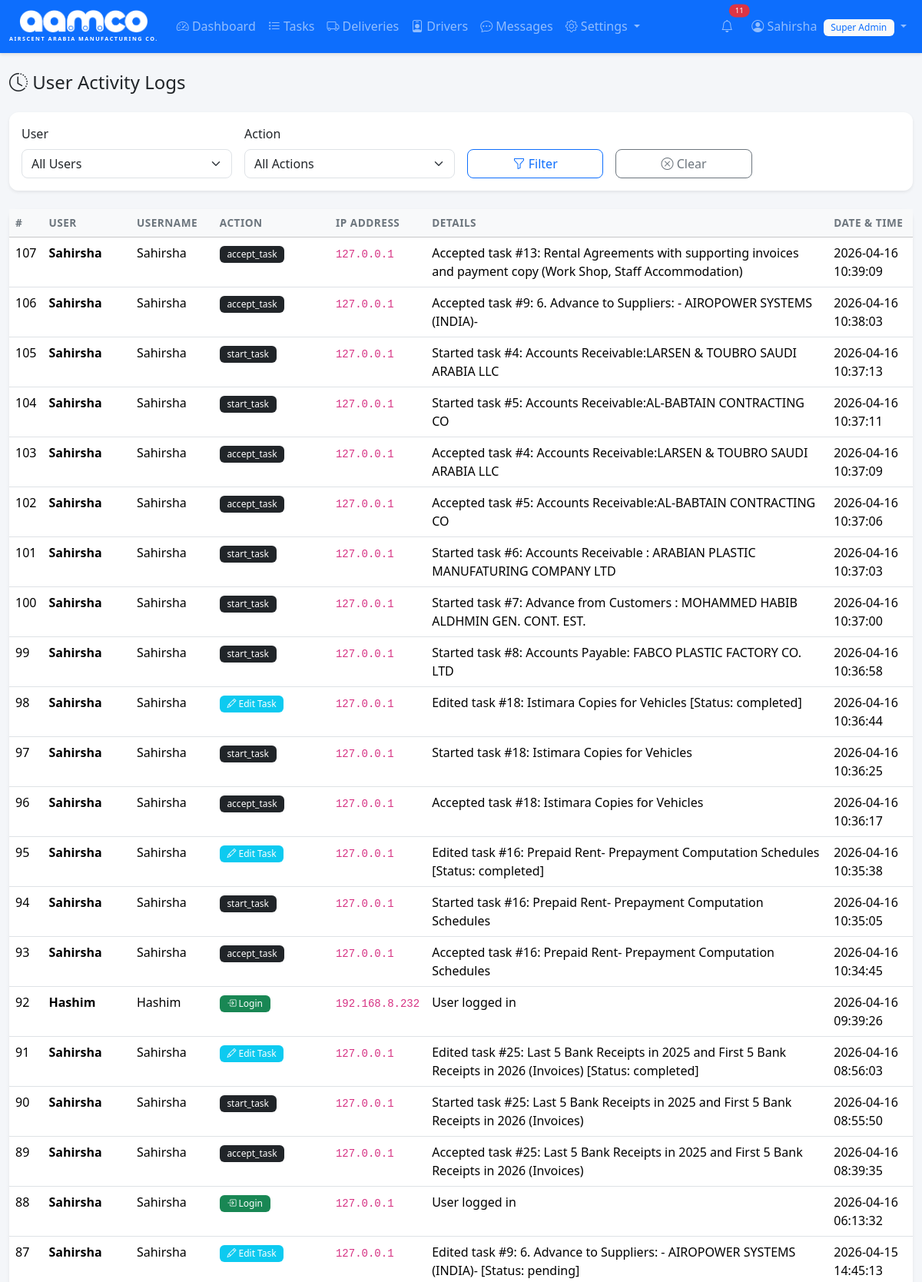
Screenshot of /logs (signed in, upper part) with the database file from the repository.
### tables this page shows
CREATE TABLE users (
            id INTEGER PRIMARY KEY AUTOINCREMENT,
            username TEXT UNIQUE NOT NULL,
            password_hash TEXT NOT NULL,
            full_name TEXT NOT NULL,
            email TEXT,
            phone TEXT,
            pin_hash TEXT,
            profile_pic TEXT,
            role TEXT NOT NULL DEFAULT 'user',
            is_active INTEGER NOT NULL DEFAULT 1,
            created_at TIMESTAMP DEFAULT CURRENT_TIMESTAMP
        );

CREATE TABLE activity_logs (
            id INTEGER PRIMARY KEY AUTOINCREMENT,
            user_id INTEGER NOT NULL,
            action TEXT NOT NULL,
            ip_address TEXT,
            details TEXT,
            created_at TIMESTAMP DEFAULT CURRENT_TIMESTAMP,
            FOREIGN KEY (user_id) REFERENCES users(id)
        );

### app.py (the view)
@app.route('/logs')
@admin_required
def activity_logs():
    db = get_db()
    user_filter = request.args.get('user', '')
    action_filter = request.args.get('action', '')
    query = '''
        SELECT l.*, u.full_name, u.username
        FROM activity_logs l
        LEFT JOIN users u ON l.user_id = u.id
        WHERE 1=1
    '''
    params = []
    if user_filter:
        query += ' AND l.user_id = ?'
        params.append(int(user_filter))
    if action_filter:
        query += ' AND l.action = ?'
        params.append(action_filter)
    query += ' ORDER BY l.created_at DESC LIMIT 500'
    logs = db.execute(query, params).fetchall()
    users = db.execute("SELECT id, full_name FROM users ORDER BY full_name").fetchall()
    db.close()
    return render_template('logs.html', logs=logs, users=users,
                           user_filter=user_filter, action_filter=action_filter)

### app.py (called while the page is built)
@login_manager.user_loader
def load_user(user_id):
    db = get_db()
    row = db.execute('SELECT * FROM users WHERE id = ?', (user_id,)).fetchone()
    db.close()
    if row:
        return User(**dict(row))
    return None

def admin_required(f):
    @wraps(f)
    @login_required
    def decorated(*args, **kwargs):
        if not current_user.is_admin():
            flash('Access denied. Admin privileges required.', 'danger')
            return redirect(url_for('dashboard'))
        return f(*args, **kwargs)
    return decorated

@app.context_processor
def inject_notification_count():
    if current_user.is_authenticated:
        db = get_db()
        count = db.execute('SELECT COUNT(*) FROM notifications WHERE user_id = ? AND is_read = 0',
                          (current_user.id,)).fetchone()[0]
        msg_count = db.execute('SELECT COUNT(*) FROM messages WHERE receiver_id = ? AND is_read = 0',
                              (current_user.id,)).fetchone()[0]
        db.close()
        return {'unread_notif_count': count, 'unread_msg_count': msg_count}
    return {'unread_notif_count': 0, 'unread_msg_count': 0}

@app.context_processor
def inject_settings():
    if current_user.is_authenticated:
        db = get_db()
        try:
            rows = db.execute('SELECT key, value FROM settings').fetchall()
            s = {r['key']: r['value'] for r in rows}
        except Exception:
            s = {}
        db.close()
        return {'app_settings': s, 'now': datetime.now}
    return {'app_settings': {}, 'now': datetime.now}

    @property
    def is_active(self):
        return bool(self._is_active)

    def is_admin(self):
        return self.role in ('super_admin', 'admin')

    def has_pin(self):
        return bool(self.pin_hash)

### database.py (called while the page is built)
def get_db():
    conn = sqlite3.connect(DB_PATH)
    conn.row_factory = sqlite3.Row
    conn.execute("PRAGMA foreign_keys = ON")
    return conn

### templates/logs.html (shortened to what this page needs)
{% extends "base.html" %}
{% block content %}
<div class="d-flex justify-content-between align-items-center mb-4">
    <h4 class="mb-0"><i class="bi bi-clock-history"></i> User Activity Logs</h4>
</div>
<div class="card shadow-sm border-0 mb-4">
    <div class="card-body">
        <form method="GET" class="row g-3 align-items-end">
            <div class="col-md-3">
                <label class="form-label">User</label>
                <select name="user" class="form-select">
                    <option value="">All Users</option>
                </select>
            </div>
            <div class="col-md-3">
                <label class="form-label">Action</label>
                <select name="action" class="form-select">
                    <option value="">All Actions</option>
                </select>
            </div>
            <div class="col-md-2">
                <button type="submit" class="btn btn-outline-primary w-100"><i class="bi bi-funnel"></i> Filter</button>
            </div>
            <div class="col-md-2">
                <a href="{{ url_for('activity_logs') }}" class="btn btn-outline-secondary w-100"><i class="bi bi-x-circle"></i> Clear</a>
            </div>
        </form>
    </div>
</div>
<div class="card shadow-sm border-0">
    <div class="card-body p-0">
        <div class="table-responsive">
            <table class="table table-hover mb-0">
                <thead class="table-light">
                    <tr>
                        <th>#</th>
                        <th>User</th>
                        <th>Username</th>
                        <th>Action</th>
                        <th>IP Address</th>
                        <th>Details</th>
                        <th>Date & Time</th>
                    </tr>
                </thead>
                <tbody>
                    {% for log in logs %}
                    <tr>
                        <td>{{ log.id }}</td>
                        <td><strong>{{ log.full_name or 'Unknown' }}</strong></td>
                        <td>{{ log.username or '-' }}</td>
                        <td>
                            {% if log.action == 'login' %}
                                <span class="badge bg-success"><i class="bi bi-box-arrow-in-right"></i> Login</span>
                            {% elif log.action == 'logout' %}
                                <span class="badge bg-secondary"><i class="bi bi-box-arrow-right"></i> Logout</span>
                            {% elif log.action == 'add_task' %}
                                <span class="badge bg-primary"><i class="bi bi-plus-circle"></i> Add Task</span>
                            {% elif log.action == 'edit_task' %}
                                <span class="badge bg-info"><i class="bi bi-pencil"></i> Edit Task</span>
                            {% elif log.action == 'delete_task' %}
                                <span class="badge bg-danger"><i class="bi bi-trash"></i> Delete Task</span>
                            {% elif log.action == 'add_delivery' %}
                                <span class="badge bg-primary"><i class="bi bi-plus-circle"></i> Add Delivery</span>
                            {% elif log.action == 'edit_delivery' %}
                                <span class="badge bg-info"><i class="bi bi-pencil"></i> Edit Delivery</span>
                            {% elif log.action == 'delete_delivery' %}
                                <span class="badge bg-danger"><i class="bi bi-trash"></i> Delete Delivery</span>
                            {% elif log.action == 'add_user' %}
                                <span class="badge bg-primary"><i class="bi bi-person-plus"></i> Add User</span>
                            {% elif log.action == 'edit_user' %}
                                <span class="badge bg-info"><i class="bi bi-person-gear"></i> Edit User</span>
                            {% elif log.action == 'toggle_user' %}
                                <span class="badge bg-warning text-dark"><i class="bi bi-person-check"></i> Toggle User</span>
                            {% else %}
                                <span class="badge bg-dark">{{ log.action }}</span>
                            {% endif %}
                        </td>
                        <td><code>{{ log.ip_address or '-' }}</code></td>
                        <td>{{ log.details or '-' }}</td>
                        <td>{{ log.created_at or '-' }}</td>
                    </tr>
                    {% else %}
                    <tr><td colspan="7" class="text-center text-muted py-4">No activity logs found</td></tr>
                    {% endfor %}
                </tbody>
            </table>
        </div>
    </div>
</div>
{% endblock %}

### templates/base.html (shortened to what this page needs)
<!DOCTYPE html>
<html lang="en" data-bs-theme="light">
<head>
    <link href="https://cdn.jsdelivr.net/npm/bootstrap@5.3.2/dist/css/bootstrap.min.css" rel="stylesheet">
    <link href="https://cdn.jsdelivr.net/npm/bootstrap-icons@1.11.1/font/bootstrap-icons.css" rel="stylesheet">
    <link href="{{ url_for('static', filename='style.css') }}" rel="stylesheet">
</head>
<body>
    {% if current_user.is_authenticated %}
    <nav class="navbar navbar-expand-lg navbar-dark bg-primary">
        <div class="container-fluid">
            <a class="navbar-brand fw-bold" href="{{ url_for('dashboard') }}">
                <div class="d-flex flex-column align-items-center">
                    <img src="{{ url_for('static', filename='logo.png') }}" alt="AAMCO" height="30" style="filter: brightness(0) invert(1);">
                    <span class="text-white d-none d-md-block" style="font-size: 0.45rem; letter-spacing: 1.5px; margin-top: 2px;">AIRSCENT ARABIA MANUFACTURING CO.</span>
                </div>
            </a>
            <div class="collapse navbar-collapse" id="navBar">
                <ul class="navbar-nav me-auto">
                    <li class="nav-item">
                        <a class="nav-link" href="{{ url_for('dashboard') }}"><i class="bi bi-speedometer2"></i> Dashboard</a>
                    </li>
                    <li class="nav-item">
                        <a class="nav-link" href="{{ url_for('tasks') }}"><i class="bi bi-list-task"></i> Tasks</a>
                    </li>
                    <li class="nav-item">
                        <a class="nav-link" href="{{ url_for('deliveries') }}"><i class="bi bi-truck"></i> Deliveries</a>
                    </li>
                    <li class="nav-item">
                        <a class="nav-link" href="{{ url_for('delivery_persons') }}"><i class="bi bi-person-badge"></i> Drivers</a>
                    </li>
                    <li class="nav-item">
                        <a class="nav-link position-relative" href="{{ url_for('messages_inbox') }}">
                            <i class="bi bi-chat-dots"></i> Messages
                        </a>
                    </li>
                    {% if current_user.is_admin() %}
                    <li class="nav-item dropdown">
                        <a class="nav-link dropdown-toggle" href="#" role="button" data-bs-toggle="dropdown">
                            <i class="bi bi-gear"></i> Settings
                        </a>
                    </li>
                    {% endif %}
                </ul>
                <ul class="navbar-nav">
                    <li class="nav-item me-2">
                        <a class="nav-link position-relative" href="{{ url_for('notifications') }}" title="Notifications" id="notifBellLink">
                            <i class="bi bi-bell"></i>
                            {% if unread_notif_count > 0 %}
                            <span class="position-absolute top-0 start-100 translate-middle badge rounded-pill bg-danger" style="font-size: 0.6rem;" id="notifBadge">
                                {{ unread_notif_count }}
                            </span>
                            {% else %}
                            <span class="position-absolute top-0 start-100 translate-middle badge rounded-pill bg-danger d-none" style="font-size: 0.6rem;" id="notifBadge">
                                0
                            </span>
                            {% endif %}
                        </a>
                    </li>
                    <li class="nav-item dropdown">
                        <a class="nav-link dropdown-toggle" href="#" role="button" data-bs-toggle="dropdown">
                            {% if current_user.profile_pic %}
                            <img src="{{ url_for('static', filename='uploads/' + current_user.profile_pic) }}" alt="" class="rounded-circle me-1" style="width:24px;height:24px;object-fit:cover;">
                            {% else %}
                            <i class="bi bi-person-circle"></i>
                            {% endif %}
                            {{ current_user.full_name }}
                            <span class="badge bg-light text-primary ms-1">{{ current_user.role | replace('_', ' ') | title }}</span>
                        </a>
                    </li>
                </ul>
            </div>
        </div>
    </nav>
    {% endif %}
    <div class="container-fluid py-4">
        {% block content %}{% endblock %}
    </div>
</body>
</html>

### static/style.css (style rules this page uses)
body { background-color: #f4f6f9; font-family: 'Segoe UI', system-ui, -apple-system, sans-serif; }
.navbar { box-shadow: 0 2px 4px rgba(0,0,0,0.1); }
.navbar-brand { font-size: 1.4rem; }
.card { border-radius: 12px; }
.table th { font-weight: 600; font-size: 0.85rem; text-transform: uppercase; letter-spacing: 0.5px; color: #6c757d; }
.badge { font-weight: 500; padding: 0.4em 0.8em; }
.btn { border-radius: 8px; }
.form-control, .form-select { border-radius: 8px; }

### rows the page displays
users: full_name "Sahirsha", role "Super Admin"
activity_logs: id "107", full_name "Sahirsha", username "Sahirsha", action "accept_task", ip_address "127.0.0.1", details "Accepted task #13: Rental Agreements with supporting invoices and payment copy (Work Shop, Staff Accommodation)", created_at "2026-04-16 10:39:09"
activity_logs: id "106", full_name "Sahirsha", username "Sahirsha", action "accept_task", ip_address "127.0.0.1", details "Accepted task #9: 6. Advance to Suppliers: - AIROPOWER SYSTEMS (INDIA)-", created_at "2026-04-16 10:38:03"
activity_logs: id "105", full_name "Sahirsha", username "Sahirsha", action "start_task", ip_address "127.0.0.1", details "Started task #4: Accounts Receivable:LARSEN & TOUBRO SAUDI ARABIA LLC", created_at "2026-04-16 10:37:13"
activity_logs: id "104", full_name "Sahirsha", username "Sahirsha", action "start_task", ip_address "127.0.0.1", details "Started task #5: Accounts Receivable:AL-BABTAIN CONTRACTING CO", created_at "2026-04-16 10:37:11"
activity_logs: id "103", full_name "Sahirsha", username "Sahirsha", action "accept_task", ip_address "127.0.0.1", details "Accepted task #4: Accounts Receivable:LARSEN & TOUBRO SAUDI ARABIA LLC", created_at "2026-04-16 10:37:09"
activity_logs: id "102", full_name "Sahirsha", username "Sahirsha", action "accept_task", ip_address "127.0.0.1", details "Accepted task #5: Accounts Receivable:AL-BABTAIN CONTRACTING CO", created_at "2026-04-16 10:37:06"
activity_logs: id "101", full_name "Sahirsha", username "Sahirsha", action "start_task", ip_address "127.0.0.1", details "Started task #6: Accounts Receivable : ARABIAN PLASTIC MANUFATURING COMPANY LTD", created_at "2026-04-16 10:37:03"
activity_logs: id "100", full_name "Sahirsha", username "Sahirsha", action "start_task", ip_address "127.0.0.1", details "Started task #7: Advance from Customers : MOHAMMED HABIB ALDHMIN GEN. CONT. EST.", created_at "2026-04-16 10:37:00"
activity_logs: id "99", full_name "Sahirsha", username "Sahirsha", action "start_task", ip_address "127.0.0.1", details "Started task #8: Accounts Payable: FABCO PLASTIC FACTORY CO. LTD", created_at "2026-04-16 10:36:58"
activity_logs: id "98", full_name "Sahirsha", username "Sahirsha", action "edit_task" (drawn), ip_address "127.0.0.1", details "Edited task #18: Istimara Copies for Vehicles [Status: completed]", created_at "2026-04-16 10:36:44"
activity_logs: id "97", full_name "Sahirsha", username "Sahirsha", action "start_task", ip_address "127.0.0.1", details "Started task #18: Istimara Copies for Vehicles", created_at "2026-04-16 10:36:25"
activity_logs: id "96", full_name "Sahirsha", username "Sahirsha", action "accept_task", ip_address "127.0.0.1", details "Accepted task #18: Istimara Copies for Vehicles", created_at "2026-04-16 10:36:17"
activity_logs: id "95", full_name "Sahirsha", username "Sahirsha", action "edit_task" (drawn), ip_address "127.0.0.1", details "Edited task #16: Prepaid Rent- Prepayment Computation Schedules [Status: completed]", created_at "2026-04-16 10:35:38"
activity_logs: id "94", full_name "Sahirsha", username "Sahirsha", action "start_task", ip_address "127.0.0.1", details "Started task #16: Prepaid Rent- Prepayment Computation Schedules", created_at "2026-04-16 10:35:05"
activity_logs: id "93", full_name "Sahirsha", username "Sahirsha", action "accept_task", ip_address "127.0.0.1", details "Accepted task #16: Prepaid Rent- Prepayment Computation Schedules", created_at "2026-04-16 10:34:45"
activity_logs: id "92", full_name "Hashim", username "Hashim", action "login" (drawn), ip_address "192.168.8.232", details "User logged in", created_at "2026-04-16 09:39:26"
activity_logs: id "91", full_name "Sahirsha", username "Sahirsha", action "edit_task" (drawn), ip_address "127.0.0.1", details "Edited task #25: Last 5 Bank Receipts in 2025 and First 5 Bank Receipts in 2026 (Invoices) [Status: completed]", created_at "2026-04-16 08:56:03"
activity_logs: id "90", full_name "Sahirsha", username "Sahirsha", action "start_task", ip_address "127.0.0.1", details "Started task #25: Last 5 Bank Receipts in 2025 and First 5 Bank Receipts in 2026 (Invoices)", created_at "2026-04-16 08:55:50"
activity_logs: id "89", full_name "Sahirsha", username "Sahirsha", action "accept_task", ip_address "127.0.0.1", details "Accepted task #25: Last 5 Bank Receipts in 2025 and First 5 Bank Receipts in 2026 (Invoices)", created_at "2026-04-16 08:39:35"
activity_logs: id "88", full_name "Sahirsha", username "Sahirsha", action "login" (drawn), ip_address "127.0.0.1", details "User logged in", created_at "2026-04-16 06:13:32"
activity_logs: id "87", full_name "Sahirsha", username "Sahirsha", action "edit_task" (drawn), ip_address "127.0.0.1", details "Edited task #9: 6. Advance to Suppliers: - AIROPOWER SYSTEMS (INDIA)- [Status: pending]", created_at "2026-04-15 14:45:13"

### other values shown
{{ unread_notif_count }} "11"
